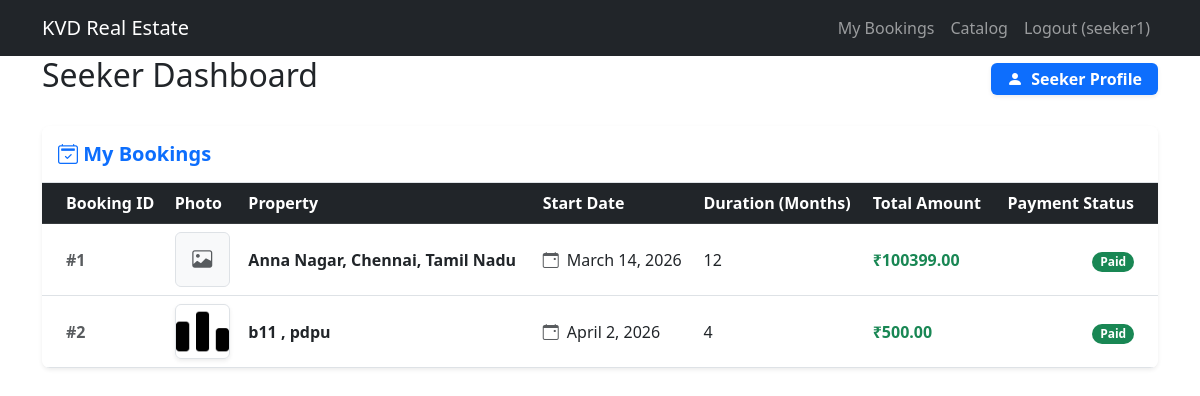
Before: /dashboard/ (signed in) with the older database file.
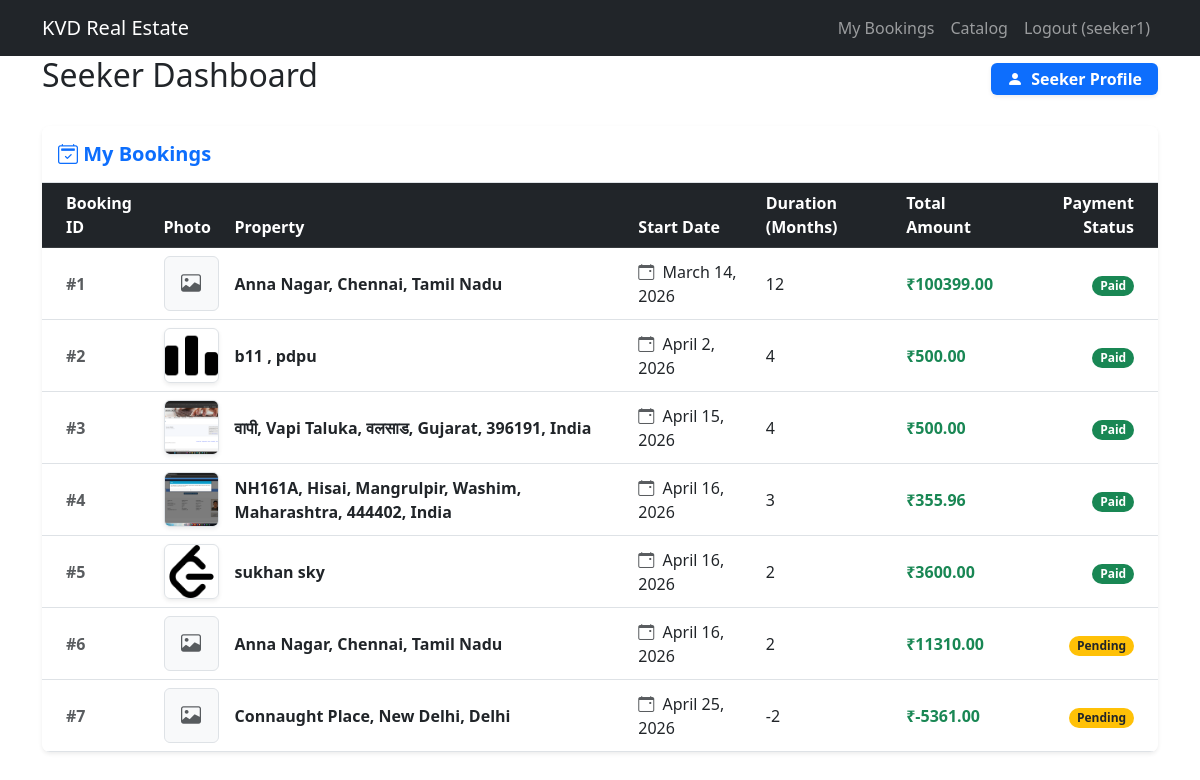
After: the same page with the newer database file.
### real_estate_app/models.py (models this page shows, shortened)
class Booking(models.Model):
    PAYMENT_STATUS_CHOICES = (
        ('Pending', 'Pending'),
        ('Paid', 'Paid'),
        ('Overdue', 'Overdue'),
    )
    booking_id = models.AutoField(primary_key=True)
    property = models.ForeignKey(Property, on_delete=models.CASCADE, related_name='bookings')
    seeker = models.ForeignKey(User, on_delete=models.CASCADE, related_name='bookings')
    start_date = models.DateField()
    duration_months = models.IntegerField()
    total_amount = models.DecimalField(max_digits=10, decimal_places=2)
    payment_status = models.CharField(max_length=10, choices=PAYMENT_STATUS_CHOICES, default='Pending')

class Property(models.Model):
    STATUS_CHOICES = (
        ('Pending', 'Pending'),
        ('Live', 'Live'),
        ('Booked', 'Booked'),
        ('Rejected', 'Rejected'),
    )
    property_id = models.AutoField(primary_key=True)
    owner = models.ForeignKey(User, on_delete=models.CASCADE, related_name='properties')
    address = models.TextField()
    latitude = models.FloatField(blank=True, null=True)
    longitude = models.FloatField(blank=True, null=True)
    price = models.DecimalField(max_digits=10, decimal_places=2)
    photo = models.ImageField(upload_to='property_photos/', blank=True, null=True)
    status = models.CharField(max_length=10, choices=STATUS_CHOICES, default='Pending')

### real_estate_app/views.py (the view)
# urls.py: path('dashboard/', views.dashboard, name='dashboard'),
@login_required
def dashboard(request):
    if request.user.is_admin or request.user.is_superuser:
        properties = Property.objects.all().order_by('-property_id')
        return render(request, 'real_estate_app/admin_dashboard.html', {'properties': properties})
    elif request.user.is_owner:
        properties = Property.objects.filter(owner=request.user).order_by('-property_id')
        return render(request, 'real_estate_app/owner_dashboard.html', {'properties': properties})
    elif request.user.is_seeker:
        bookings = Booking.objects.filter(seeker=request.user)
        return render(request, 'real_estate_app/seeker_dashboard.html', {'bookings': bookings})
    else:
        return render(request, 'real_estate_app/dashboard.html')

### templates/real_estate_app/seeker_dashboard.html (shortened to what this page needs)
{% extends 'base.html' %}
{% block content %}
<div class="row">
    <div class="col-12">
        <div class="d-flex justify-content-between align-items-center mb-4">
            <h2>Seeker Dashboard</h2>
            <span class="badge bg-primary fs-6 py-2 px-3 shadow-sm"><i class="bi bi-person-fill me-1"></i> Seeker
                Profile</span>
        </div>
        <div class="card p-0 shadow-sm border-0 rounded-3 overflow-hidden">
            <div class="card-header bg-white border-bottom py-3">
                <h5 class="text-primary mb-0 fw-bold"><i class="bi bi-calendar2-check get-2"></i> My Bookings</h5>
            </div>
            <div class="table-responsive">
                <table class="table table-hover align-middle mb-0">
                    <thead class="table-dark">
                        <tr>
                            <th class="ps-4">Booking ID</th>
                            <th>Photo</th>
                            <th>Property</th>
                            <th>Start Date</th>
                            <th>Duration (Months)</th>
                            <th>Total Amount</th>
                            <th class="pe-4 text-end">Payment Status</th>
                        </tr>
                    </thead>
                    <tbody class="border-top-0">
                        {% for booking in bookings %}
                        <tr>
                            <td class="ps-4 fw-bold text-muted">#{{ booking.booking_id }}</td>
                            <td>
                                {% if booking.property.photo %}
                                <img src="{{ booking.property.photo.url }}" alt="Property photo"
                                    style="width: 55px; height: 55px; object-fit: cover;"
                                    class="rounded border shadow-sm">
                                {% else %}
                                <div class="bg-light rounded border d-flex align-items-center justify-content-center text-muted"
                                    style="width: 55px; height: 55px;">
                                    <i class="bi bi-image fs-5"></i>
                                </div>
                                {% endif %}
                            </td>
                            <td class="fw-bold">{{ booking.property.address }}</td>
                            <td><i class="bi bi-calendar-event me-1 text-muted"></i> {{ booking.start_date }}</td>
                            <td>{{ booking.duration_months }}</td>
                            <td><span class="text-success fw-bold">₹{{ booking.total_amount }}</span></td>
                            <td class="pe-4 text-end">
                                <span
                                    class="badge rounded-pill {% if booking.payment_status == 'Paid' %}bg-success{% else %}bg-warning text-dark{% endif %}">
                                    {{ booking.payment_status }}
                                </span>
                            </td>
                        </tr>
                        {% endfor %}
                    </tbody>
                </table>
            </div>
        </div>
    </div>
</div>
{% endblock %}

Changed rows visible on the page:
added Booking: booking_id "3", property.photo (picture), property.address "वापी, Vapi Taluka, वलसाड, Gujarat, 396191, India", start_date "April 15, 2026", duration_months "4", total_amount "500.00", payment_status "Paid"
added Booking: booking_id "4", property.photo (picture), property.address "NH161A, Hisai, Mangrulpir, Washim, Maharashtra, 444402, India", start_date "April 16, 2026", duration_months "3", total_amount "355.96", payment_status "Paid"
added Booking: booking_id "5", property.photo (picture), property.address "sukhan sky", start_date "April 16, 2026", duration_months "2", total_amount "3600.00", payment_status "Paid"
added Booking: booking_id "6", property.address "Anna Nagar, Chennai, Tamil Nadu", start_date "April 16, 2026", duration_months "2", total_amount "11310.00", payment_status "Pending"
added Booking: booking_id "7", property.address "Connaught Place, New Delhi, Delhi", start_date "April 25, 2026", duration_months "-2", total_amount "-5361.00", payment_status "Pending"
